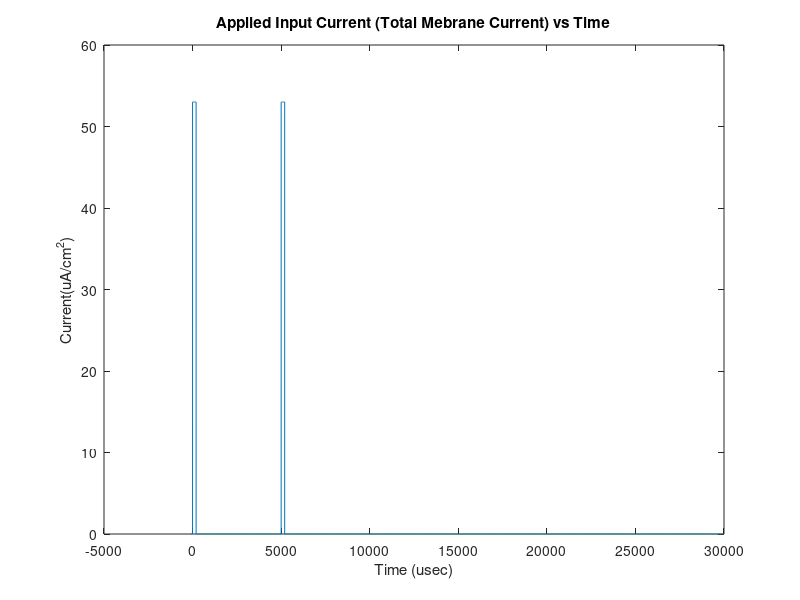
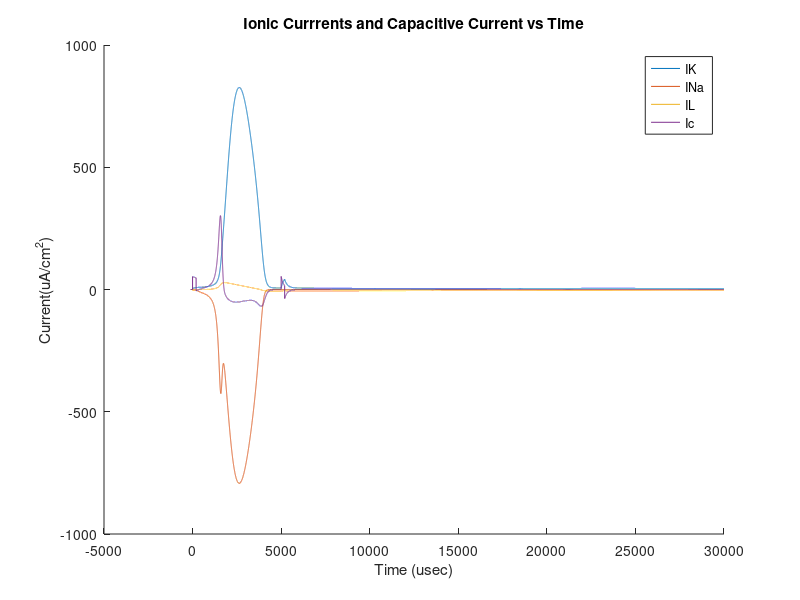
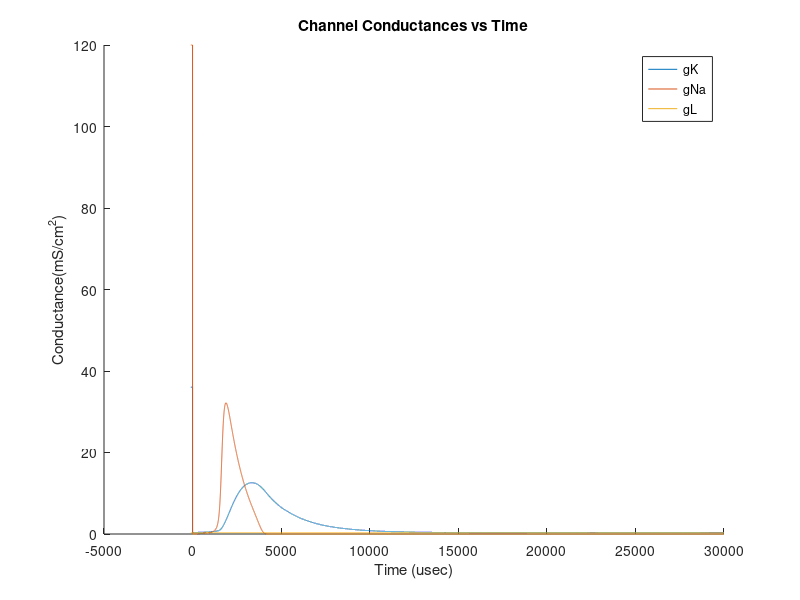
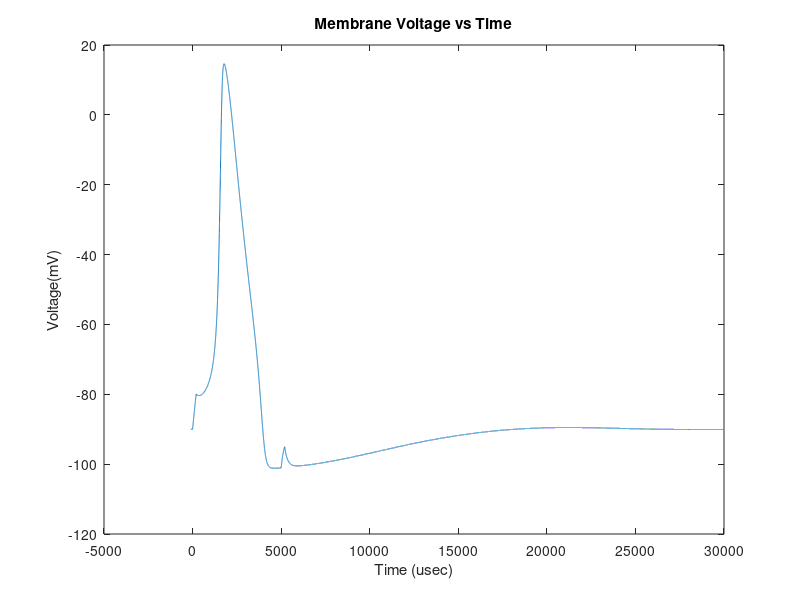

MATLAB code for these plots, in order:
%Muhammed Saadeddin Kocak 2232346
%EE416 Term Project
t=linspace(-99,30000,30100);%usec
Im(1:100)=0;%uA/sec^2
impulseduration=200;%usec
impulseamplitude=53;%uA/cm^2
numberofconsecutivestimuli=2;
timedelaybetweenstimuli=5000;%usec
Cm=1;%uF/cm^2
Vm(1:length(t))=-90;%mV
vm(1:length(t))=0;%Vmembrane-Vrest
gNarest=120;%mS/cm^2
gKrest=36;%mS/cm^2
gLrest=0.3;%mS/cm^2
gK(1:length(t))=gKrest;
gNa(1:length(t))=gNarest;
gL(1:length(t))=gLrest;

VNa=25;%mV
VK=-102;%mV
VL=-79.387;%mV
for i=100:length(t)
   if t(i)>-1 && t(i)<impulseduration
       Im(i)=impulseamplitude;%uA/cm^2
   else
       Im(i)=0;
   end
   %For the second stimuli
   if numberofconsecutivestimuli~=1
   if t(i)>timedelaybetweenstimuli && t(i)<timedelaybetweenstimuli+impulseduration
       Im(i)=impulseamplitude;%uA/cm^2
   end
   end
   %
   an(i)=((0.01*(10-vm(i)))/(exp((10-vm(i))/10)-1))/1000;%1/usec
   bn(i)=(0.125*exp((-vm(i))/80))/1000;%1/usec
   am(i)=((0.1*(25-vm(i)))/(exp(0.1*(25-vm(i)))-1))/1000;%1/usec
   bm(i)=(4*exp((-vm(i))/18))/1000;%1/usec
   ah(i)=(0.07*exp((-vm(i))/20))/1000;%1/usec
   bh(i)=(1/(exp((30-vm(i))/10)+1))/1000;%1/usec
   n(100)=an(100)/(an(100)+bn(100));
   m(100)=am(100)/(am(100)+bm(100));
   h(100)=ah(100)/(ah(100)+bh(100));
   gK(i)=gKrest*(n(i).^4);%mS/cm^2
   gNa(i)=gNarest*(m(i).^3)*h(i);%mS/cm^2
   IK(i)=gK(i)*(Vm(i)-VK);%uA/cm^2
   INa(i)=gNa(i)*(Vm(i)-VNa);%uA/cm^2
   IL(i)=gLrest*(Vm(i)-VL);%uA/cm^2
   Ic(i)=Im(i)-IK(i)-INa(i)-IL(i);
   %Estimating deltan deltam deltah
   deltan(i)=(an(i)*(1-n(i)))-(bn(i)*n(i));
   deltam(i)=(am(i)*(1-m(i)))-(bm(i)*m(i));
   deltah(i)=(ah(i)*(1-h(i)))-(bh(i)*h(i));
   deltaVm(i)=(Im(i)-IK(i)-INa(i)-IL(i))/(Cm*1000);%mV
   %Calculating next variables
   n(i+1)=n(i)+deltan(i);
   m(i+1)=m(i)+deltam(i);
   h(i+1)=h(i)+deltah(i);
   Vm(i+1)=Vm(i)+deltaVm(i);
   vm(i+1)=vm(i)+deltaVm(i);
end
figure
plot(t,Im(1:length(t)));%Both for applied and membrane current
title('Applied Input Current (Total Mebrane Current) vs Time');
xlabel('Time (usec)');
ylabel('Current(uA/cm^2)');
figure
hold on
plot(t,IK(1:length(t)));
plot(t,INa(1:length(t)));
plot(t,IL(1:length(t)));
plot(t,Ic(1:length(t)));
legend({'IK','INa','IL','Ic'});
title('Ionic Currrents and Capacitive Current vs Time');
xlabel('Time (usec)');
ylabel('Current(uA/cm^2)');
hold off
figure
hold on
plot(t,gK(1:length(t)));
plot(t,gNa(1:length(t)));
plot(t,gL(1:length(t)));
legend({'gK','gNa','gL'});
title('Channel Conductances vs Time');
xlabel('Time (usec)');
ylabel('Conductance(mS/cm^2)');
hold off
figure
plot(t,Vm(1:length(t)));
title('Membrane Voltage vs Time');
xlabel('Time (usec)');
ylabel('Voltage(mV)')
%Extra
figure
hold on
plot(t,n(1:length(t)));
plot(t,m(1:length(t)));
plot(t,h(1:length(t)));
legend({'n','m','h'});
title('Activation Parameters');
xlabel('Time (usec)');
ylabel('Gating')
hold off
